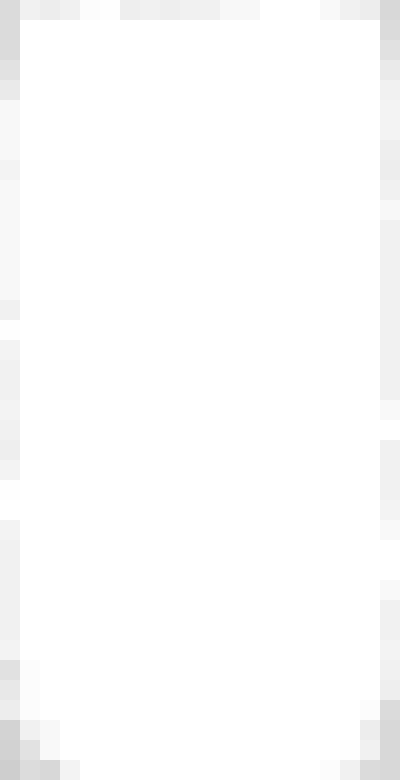
#> input picture img/shadow.png, 400 x 780 px; the run also reads 1 picture not shown here
$ python bot.py
#> lines starting #> are read from the running program, lines starting #| are printed output that depends on the picture; pictures that were not available may be replaced by others from this repository, and a replacement may not be noted
import os
import sys
import random
from PIL import Image, ImageDraw, ImageOps

def tint_image(src: Image, color: tuple=(255, 255, 255)):
    src.load()
    r, g, b, alpha = src.split()
    gray = ImageOps.grayscale(src)
    result = ImageOps.colorize(gray, (0, 0, 0, 0), color)
    result.putalpha(alpha)
    return result

colors = [
    ["Black", (25, 25, 25)], #191919
    ["Gray", (76, 76, 76)], #4c4c4c
    ["Light Gray", (153, 153, 153)], #999999
    ["White", (242, 242, 242)], #f2f2f2
    ["Pink", (242, 127, 165)], #f27fa5
    ["Magenta", (178, 76, 216)], #b24cd8
    ["Purple", (127, 63, 178)], #7f3fb2
    ["Blue", (51, 76, 178)], #334cb2
    ["Cyan", (76, 127, 153)], #4c7f99
    ["Light Blue", (102, 153, 216)], #4c7f99
    ["Green", (102, 127, 51)], #667f33
    ["Lime", (127, 204, 25)], #7fcc19
    ["Yellow", (229, 229, 51)], #e5e533
    ["Orange", (216, 127, 51)], #d87f33
    ["Brown", (102, 76, 51)], #664c33
    ["Red", (153, 51, 51)] #993333
]

layers = random.randint(0, 6)
shadow = Image.open(os.path.join(os.path.dirname(__file__), "img/shadow.png"))
#> shadow is the input picture: PIL image 400x780 RGBA; mean R, G, B, A 0, 0, 0, 2.2
color = random.choice(colors)
banner = Image.new("RGBA", shadow.size, color[1])
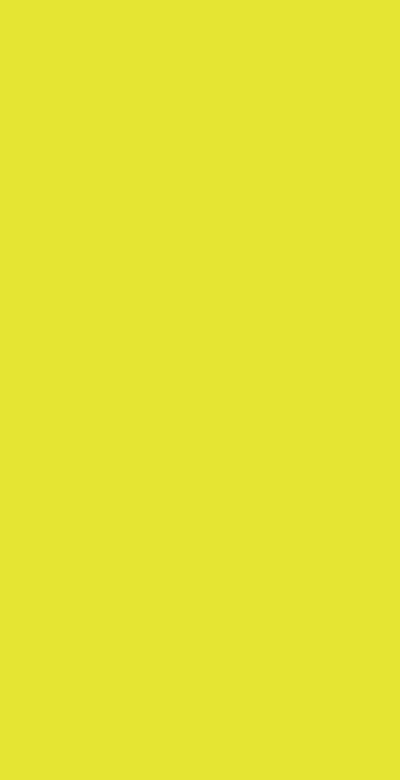
#> banner: PIL image 400x780 RGBA; mean R, G, B, A 229, 229, 51, 255
print(f"Created new flag with background color {color[0]}")

if layers != 0:
    for i in range(layers):
        n = random.randint(1, 38)
        p = Image.open(os.path.join(os.path.dirname(__file__), "img/pattern_" + str(n).zfill(2) + ".png"))
        c = random.choice(colors)
        pattern = tint_image(p, c[1])
#> in tint_image, `r, g, b, alpha = src.split()`: r: PIL image 400x780 L; every value is 255
#> in tint_image, `r, g, b, alpha = src.split()`:
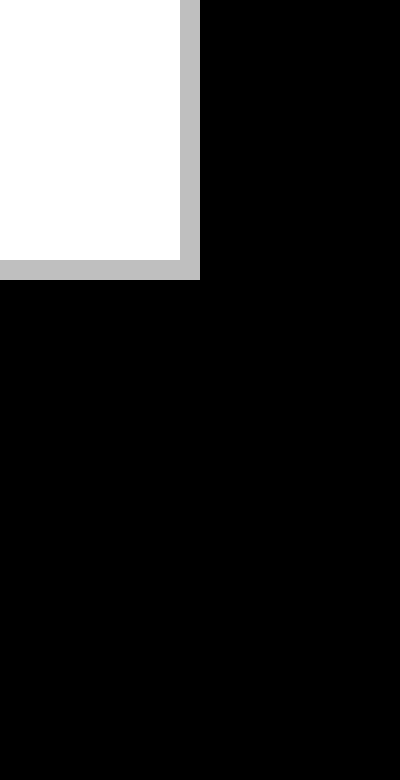
#> alpha: PIL image 400x780 L; min 0, max 255, mean 43.9
#> in tint_image, `result = ImageOps.colorize(gray, (0, 0, 0, 0), color)`: result: PIL image 400x780 RGB; every value is 76
#> in tint_image, `result.putalpha(alpha)`:
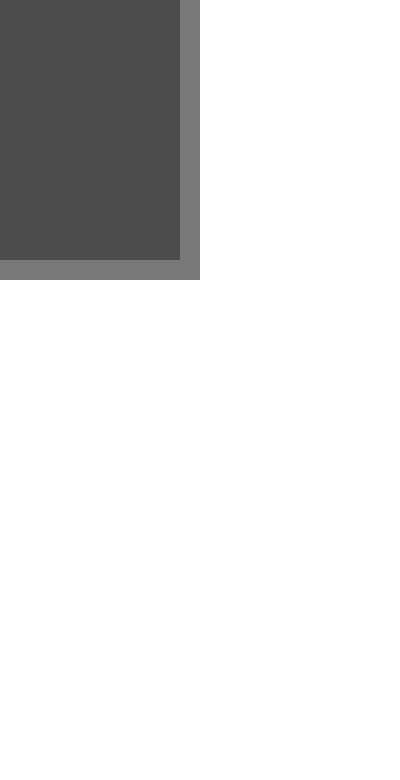
#> result: PIL image 400x780 RGBA; mean R, G, B, A 76, 76, 76, 43.9; transparent parts drawn white
        pattern.convert("RGBA")
        banner = Image.alpha_composite(banner, pattern)
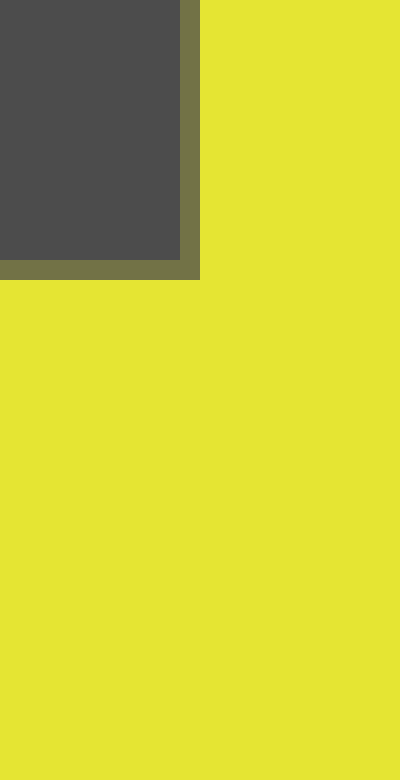
#> banner: PIL image 400x780 RGBA; mean R, G, B, A 202.7, 202.7, 55.3, 255
#> (the run stopped early here; a loop or call above may not have finished)
